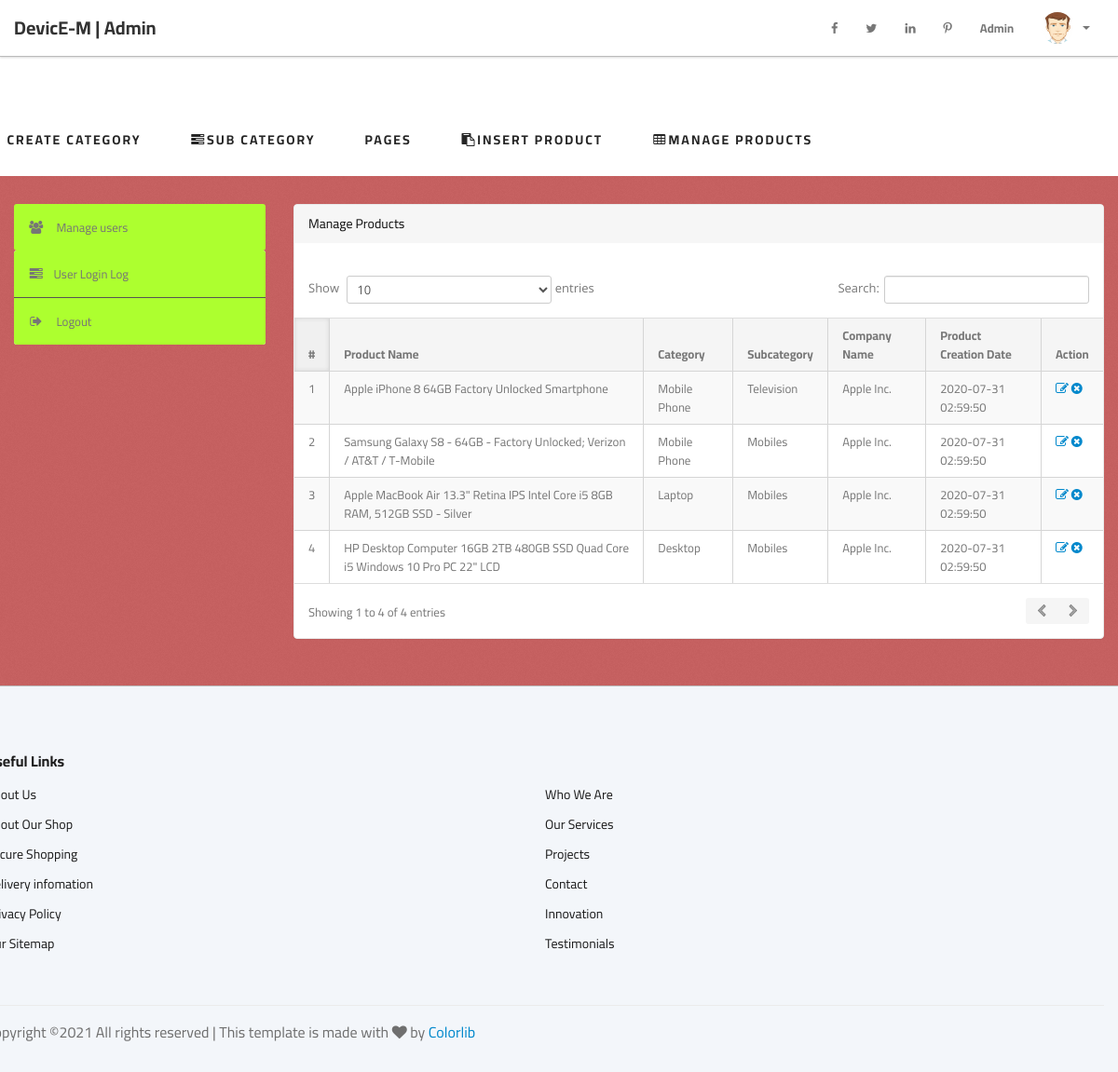
/admin/manage-products.php (signed in), run on the app's committed database.
### tables this page shows
CREATE TABLE `products` (
  `id` int(11) NOT NULL,
  `category` int(11) NOT NULL,
  `subCategory` int(11) DEFAULT NULL,
  `productName` varchar(255) DEFAULT NULL,
  `productCompany` varchar(255) DEFAULT NULL,
  `productPrice` int(11) DEFAULT NULL,
  `productPriceBeforeDiscount` int(11) DEFAULT NULL,
  `productDescription` longtext,
  `Image1` varchar(255) DEFAULT NULL,
  `Image2` varchar(255) DEFAULT NULL,
  `Image3` varchar(255) DEFAULT NULL,
  `shippingCharge` int(11) DEFAULT NULL,
  `productAvailability` varchar(255) DEFAULT NULL,
  `postingDate` timestamp NULL DEFAULT CURRENT_TIMESTAMP,
  `updationDate` varchar(255) DEFAULT NULL
);

CREATE TABLE `category` (
  `id` int(11) NOT NULL,
  `categoryName` varchar(255) DEFAULT NULL,
  `categoryDescription` longtext,
  `creationDate` timestamp NOT NULL DEFAULT CURRENT_TIMESTAMP,
  `updationDate` varchar(255) DEFAULT NULL
);

CREATE TABLE `subcategory` (
  `id` int(11) NOT NULL,
  `categoryid` int(11) DEFAULT NULL,
  `subcategory` varchar(255) DEFAULT NULL,
  `creationDate` timestamp NULL DEFAULT CURRENT_TIMESTAMP,
  `updationDate` varchar(255) DEFAULT NULL
);

### admin/manage-products.php (the view, shortened to what this page needs)
<?php
include('include/config.php');
if(strlen($_SESSION['alogin'])==0){
    header('location:index.php');
}
else{
?>
<!DOCTYPE html>
<html lang="en">
<head>
	<link type="text/css" href="bootstrap/css/bootstrap.min.css" rel="stylesheet">
	<link type="text/css" href="bootstrap/css/bootstrap-responsive.min.css" rel="stylesheet">
	<link type="text/css" href="css/theme.css" rel="stylesheet">
	<link type="text/css" href="images/icons/css/font-awesome.css" rel="stylesheet">
    <link rel="stylesheet" href="css/font-awesome.min.css" type="text/css">
    <link rel="stylesheet" href="css/elegant-icons.css" type="text/css">
    <link rel="stylesheet" href="css/nice-select.css" type="text/css">
    <link rel="stylesheet" href="css/jquery-ui.min.css" type="text/css">
    <link rel="stylesheet" href="css/owl.carousel.min.css" type="text/css">
    <link rel="stylesheet" href="css/slicknav.min.css" type="text/css">
    <link rel="stylesheet" href="css/style.css" type="text/css">
</head>
<body>
<?php include('include/header.php');?>
<?php include('include/top.php');?>
<div class="wrapper">
    <div class="container">
        <div class="row">
<?php include('include/sidebar.php');?>
        <div class="span9">
        <div class="content">
<div class="module">
    <div class="module-head">
        <h3>Manage Products</h3>
    </div>
<div class="module-body table">
    <br />
        <table cellpadding="0" cellspacing="0" border="0" class="datatable-1 table table-bordered table-striped	 display" width="100%">
            <thead>
				<tr>
				    <th>#</th>
				    <th>Product Name</th>
				    <th>Category </th>
				    <th>Subcategory</th>
				    <th>Company Name</th>
				    <th>Product Creation Date</th>
				    <th>Action</th>
				</tr>
            </thead>
            <tbody>
                <?php $query=mysqli_query($con,"select products.*,category.categoryName,subcategory.subcategory from products join category on category.id=products.category join subcategory on subcategory.id=products.subCategory");
                $cnt=1;
                while($row=mysqli_fetch_array($query)){
                ?>
                    <tr>
                        <td><?php echo htmlentities($cnt);?></td>
                        <td><?php echo htmlentities($row['productName']);?></td>
                        <td><?php echo htmlentities($row['categoryName']);?></td>
                        <td> <?php echo htmlentities($row['subcategory']);?></td>
                        <td><?php echo htmlentities($row['productCompany']);?></td>
                        <td><?php echo htmlentities($row['postingDate']);?></td>
                        <td>
                        <a href="edit-products.php?id=<?php echo $row['id']?>" ><i class="icon-edit"></i></a>
                        <a href="manage-products.php?id=<?php echo $row['id']?>&del=delete" onClick="return confirm('Are you sure you want to delete?')"><i class="icon-remove-sign"></i></a>
                        </td>
                    </tr>
                <?php $cnt=$cnt+1; } ?>
            </tbody>
        </table>
</div>
</div>
</div>
</div>
</div>
</div>
</div>
<?php include('include/footer.php');?>
</body>
<?php } ?>

### admin/css/style.css (style rules this page uses)
html, body { height: 100%; font-family: "Cairo", sans-serif; -webkit-font-smoothing: antialiased; font-smoothing: antialiased; }
h1, h2, h3, h4, h5, h6 { margin: 0; color: #111111; font-weight: 400; font-family: "Cairo", sans-serif; }
h3 { font-size: 30px; }
@media only screen and (min-width: 1200px) { .container { max-width: 1170px; } }

### data on the page
products: productName "Apple iPhone 8 64GB Factory Unlocked Smartphone", category.categoryName "Mobile Phone", subcategory.subcategory "Television", productCompany "Apple Inc.", postingDate "2020-07-31 02:59:50"
products: productName "Samsung Galaxy S8 - 64GB - Factory Unlocked; Verizon / AT&T / T-Mobile", category.categoryName "Mobile Phone", subcategory.subcategory "Mobiles", productCompany "Apple Inc.", postingDate "2020-07-31 02:59:50"
products: productName "Apple MacBook Air 13.3\" Retina IPS Intel Core i5 8GB RAM, 512GB SSD - Silver", category.categoryName "Laptop", subcategory.subcategory "Mobiles", productCompany "Apple Inc.", postingDate "2020-07-31 02:59:50"
products: productName "HP Desktop Computer 16GB 2TB 480GB SSD Quad Core i5 Windows 10 Pro PC 22\" LCD", category.categoryName "Desktop", subcategory.subcategory "Mobiles", productCompany "Apple Inc.", postingDate "2020-07-31 02:59:50"
